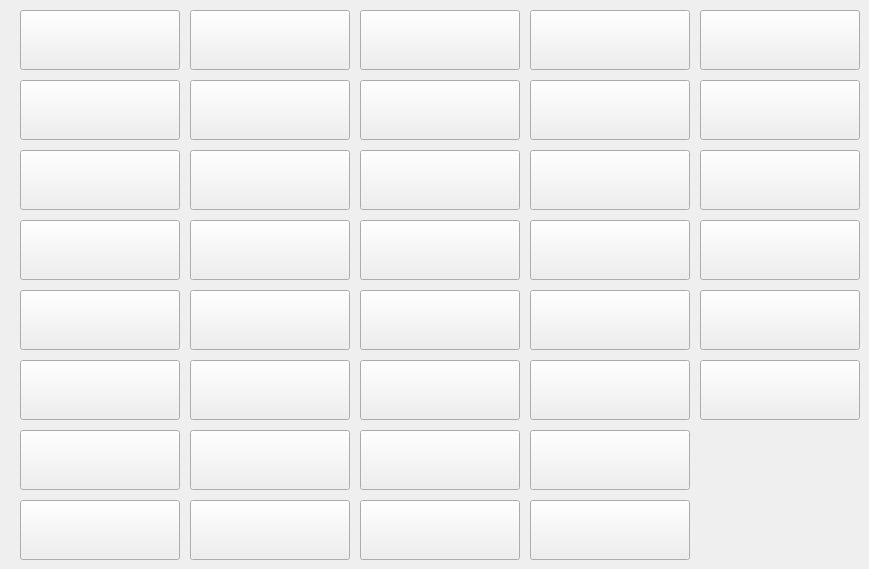
   <widget class="QWidget" name="tab_2">
    <attribute name="title">
     <string>FullpornNetwork</string>
    </attribute>
    <widget class="QPushButton" name="Btn_Analized">
     <property name="geometry">
      <rect>
       <x>20</x>
       <y>80</y>
       <width>160</width>
       <height>60</height>
      </rect>
     </property>
     <property name="font">
      <font>
       <pointsize>18</pointsize>
      </font>
     </property>
     <property name="whatsThis">
      <string>Analized</string>
     </property>
     <property name="styleSheet">
      <string notr="true">background-image: url(:/gui/resource_collection_files/Logos/grafics/Analized/Analized_160x60.jpg);

</string>
     </property>
     <property name="text">
      <string/>
     </property>
    </widget>
    <widget class="QPushButton" name="Btn_FullpornNetwork">
     <property name="geometry">
      <rect>
       <x>20</x>
       <y>10</y>
       <width>160</width>
       <height>60</height>
      </rect>
     </property>
     <property name="font">
      <font>
       <pointsize>18</pointsize>
      </font>
     </property>
     <property name="whatsThis">
      <string>FullpornNetwork</string>
     </property>
     <property name="styleSheet">
      <string notr="true">background-image: url(:/gui/resource_collection_files/Logos/grafics/FullpornNetwork/FullpornNetwork_160x60.png);

</string>
     </property>
     <property name="text">
      <string/>
     </property>
    </widget>
    <widget class="QPushButton" name="Btn_AbbieMarley">
     <property name="geometry">
      <rect>
       <x>20</x>
       <y>150</y>
       <width>160</width>
       <height>60</height>
      </rect>
     </property>
     <property name="font">
      <font>
       <pointsize>18</pointsize>
      </font>
     </property>
     <property name="whatsThis">
      <string>AbbieMarley</string>
     </property>
     <property name="styleSheet">
      <string notr="true">background-image: url(:/gui/resource_collection_files/Logos/grafics/AbbieMarley/AbbieMarley_160x60.jpg);

</string>
     </property>
     <property name="text">
      <string/>
     </property>
    </widget>
    <widget class="QPushButton" name="Btn_AnalAmateur">
     <property name="geometry">
      <rect>
       <x>20</x>
       <y>220</y>
       <width>160</width>
       <height>60</height>
      </rect>
     </property>
     <property name="font">
      <font>
       <pointsize>18</pointsize>
      </font>
     </property>
     <property name="whatsThis">
      <string>AnalAmateur</string>
     </property>
     <property name="styleSheet">
      <string notr="true">background-image: url(:/gui/resource_collection_files/Logos/grafics/AnalAmateur/AnalAmateur_160x60.jpg);

</string>
     </property>
     <property name="text">
      <string/>
     </property>
    </widget>
    <widget class="QPushButton" name="Btn_AnalBBC">
     <property name="geometry">
      <rect>
       <x>20</x>
       <y>290</y>
       <width>160</width>
       <height>60</height>
      </rect>
     </property>
     <property name="font">
      <font>
       <pointsize>18</pointsize>
      </font>
     </property>
     <property name="whatsThis">
      <string>AnalBBC</string>
     </property>
     <property name="styleSheet">
      <string notr="true">background-image: url(:/gui/resource_collection_files/Logos/grafics/AnalBBC/AnalBBC_160x90.jpg);
      
</string>
     </property>
     <property name="text">
      <string/>
     </property>
    </widget>
    <widget class="QPushButton" name="Btn_AnalViolation">
     <property name="geometry">
      <rect>
       <x>20</x>
       <y>360</y>
       <width>160</width>
       <height>60</height>
      </rect>
     </property>
     <property name="font">
      <font>
       <pointsize>18</pointsize>
      </font>
     </property>
     <property name="whatsThis">
      <string>AnalViolation</string>
     </property>
     <property name="styleSheet">
      <string notr="true">background-image: url(:/gui/resource_collection_files/Logos/grafics/AnalViolation/AnalViolation_160x60.jpg);
      
</string>
     </property>
     <property name="text">
      <string/>
     </property>
    </widget>
    <widget class="QPushButton" name="Btn_BadDaddyPOV">
     <property name="geometry">
      <rect>
       <x>20</x>
       <y>430</y>
       <width>160</width>
       <height>60</height>
      </rect>
     </property>
     <property name="font">
      <font>
       <pointsize>18</pointsize>
      </font>
     </property>
     <property name="whatsThis">
      <string>BadDaddyPOV</string>
     </property>
     <property name="styleSheet">
      <string notr="true">background-image: url(:/gui/resource_collection_files/Logos/grafics/BadDaddyPOV/BadDaddyPOV_160x60.jpg);
      
</string>
     </property>
     <property name="text">
      <string/>
     </property>
    </widget>
    <widget class="QPushButton" name="Btn_BadFamilyPOV">
     <property name="geometry">
      <rect>
       <x>20</x>
       <y>500</y>
       <width>160</width>
       <height>60</height>
      </rect>
     </property>
     <property name="font">
      <font>
       <pointsize>18</pointsize>
      </font>
     </property>
     <property name="whatsThis">
      <string>BadFamilyPOV</string>
     </property>
     <property name="styleSheet">
      <string notr="true">background-image: url(:/gui/resource_collection_files/Logos/grafics/BadFamilyPOV/BadFamilyPOV_160x60.jpg);
      
</string>
     </property>
     <property name="text">
      <string/>
     </property>
    </widget>
    <widget class="QPushButton" name="Btn_HerGape">
     <property name="geometry">
      <rect>
       <x>190</x>
       <y>360</y>
       <width>160</width>
       <height>60</height>
      </rect>
     </property>
     <property name="font">
      <font>
       <pointsize>18</pointsize>
      </font>
     </property>
     <property name="whatsThis">
      <string>HerGape</string>
     </property>
     <property name="styleSheet">
      <string notr="true">background-image: url(:/gui/resource_collection_files/Logos/grafics/HerGape/HerGape_160x60.jpg);
      
</string>
     </property>
     <property name="text">
      <string/>
     </property>
    </widget>
    <widget class="QPushButton" name="Btn_DaughterJOI">
     <property name="geometry">
      <rect>
       <x>190</x>
       <y>80</y>
       <width>160</width>
       <height>60</height>
      </rect>
     </property>
     <property name="font">
      <font>
       <pointsize>18</pointsize>
      </font>
     </property>
     <property name="whatsThis">
      <string>DaughterJOI</string>
     </property>
     <property name="styleSheet">
      <string notr="true">background-image: url(:/gui/resource_collection_files/Logos/grafics/DaughterJOI/DaughterJOI_160x60.jpg);

</string>
     </property>
     <property name="text">
      <string/>
     </property>
    </widget>
    <widget class="QPushButton" name="Btn_JamesDeen">
     <property name="geometry">
      <rect>
       <x>190</x>
       <y>500</y>
       <width>160</width>
       <height>60</height>
      </rect>
     </property>
     <property name="font">
      <font>
       <pointsize>18</pointsize>
      </font>
     </property>
     <property name="whatsThis">
      <string>JamesDeen</string>
     </property>
     <property name="styleSheet">
      <string notr="true">background-image: url(:/gui/resource_collection_files/Logos/grafics/JamesDeen/JamesDeen_160x60.jpg);
      
</string>
     </property>
     <property name="text">
      <string/>
     </property>
    </widget>
    <widget class="QPushButton" name="Btn_GirlFaction">
     <property name="geometry">
      <rect>
       <x>190</x>
       <y>290</y>
       <width>160</width>
       <height>60</height>
      </rect>
     </property>
     <property name="font">
      <font>
       <pointsize>18</pointsize>
      </font>
     </property>
     <property name="whatsThis">
      <string>GirlFaction</string>
     </property>
     <property name="styleSheet">
      <string notr="true">background-image: url(:/gui/resource_collection_files/Logos/grafics/GirlFaction/GirlFaction_160x60.jpg);
      
</string>
     </property>
     <property name="text">
      <string/>
     </property>
    </widget>
    <widget class="QPushButton" name="Btn_HomemadeAnalWhores">
     <property name="geometry">
      <rect>
       <x>190</x>
       <y>430</y>
       <width>160</width>
       <height>60</height>
      </rect>
     </property>
     <property name="font">
      <font>
       <pointsize>18</pointsize>
      </font>
     </property>
     <property name="whatsThis">
      <string>HomemadeAnalWhores</string>
     </property>
     <property name="styleSheet">
      <string notr="true">background-image: url(:/gui/resource_collection_files/Logos/grafics/HomemadeAnalWhores/HomemadeAnalWhores_160x60.jpg);
      
</string>
     </property>
     <property name="text">
      <string/>
     </property>
    </widget>
    <widget class="QPushButton" name="Btn_BadMommyPOV">
     <property name="geometry">
      <rect>
       <x>190</x>
       <y>10</y>
       <width>160</width>
       <height>60</height>
      </rect>
     </property>
     <property name="font">
      <font>
       <pointsize>18</pointsize>
      </font>
     </property>
     <property name="whatsThis">
      <string>BadMommyPOV</string>
     </property>
     <property name="styleSheet">
      <string notr="true">background-image: url(:/gui/resource_collection_files/Logos/grafics/BadMommyPOV/BadMommyPOV_160x60.jpg);

</string>
     </property>
     <property name="text">
      <string/>
     </property>
    </widget>
    <widget class="QPushButton" name="Btn_DTFsluts">
     <property name="geometry">
      <rect>
       <x>190</x>
       <y>220</y>
       <width>160</width>
       <height>60</height>
      </rect>
     </property>
     <property name="font">
      <font>
       <pointsize>18</pointsize>
      </font>
     </property>
     <property name="whatsThis">
      <string>DTFsluts</string>
     </property>
     <property name="styleSheet">
      <string notr="true">background-image: url(:/gui/resource_collection_files/Logos/grafics/DTFsluts/DTFsluts_160x60.jpg);

</string>
     </property>
     <property name="text">
      <string/>
     </property>
    </widget>
    <widget class="QPushButton" name="Btn_DownToFuckDating">
     <property name="geometry">
      <rect>
       <x>190</x>
       <y>150</y>
       <width>160</width>
       <height>60</height>
      </rect>
     </property>
     <property name="font">
      <font>
       <pointsize>18</pointsize>
      </font>
     </property>
     <property name="whatsThis">
      <string>DownToFuckDating</string>
     </property>
     <property name="styleSheet">
      <string notr="true">background-image: url(:/gui/resource_collection_files/Logos/grafics/DownToFuckDating/DownToFuckDating_160x60.jpg);

</string>
     </property>
     <property name="text">
      <string/>
     </property>
    </widget>
    <widget class="QPushButton" name="Btn_PorkVendors">
     <property name="geometry">
      <rect>
       <x>360</x>
       <y>360</y>
       <width>160</width>
       <height>60</height>
      </rect>
     </property>
     <property name="font">
      <font>
       <pointsize>18</pointsize>
      </font>
     </property>
     <property name="whatsThis">
      <string>PorkVendors</string>
     </property>
     <property name="styleSheet">
      <string notr="true">background-image: url(:/gui/resource_collection_files/Logos/grafics/PorkVendors/PorkVendors_160x60.jpg);
      
</string>
     </property>
     <property name="text">
      <string/>
     </property>
    </widget>
    <widget class="QPushButton" name="Btn_MommyJOI">
     <property name="geometry">
      <rect>
       <x>360</x>
       <y>80</y>
       <width>160</width>
       <height>60</height>
      </rect>
     </property>
     <property name="font">
      <font>
       <pointsize>18</pointsize>
      </font>
     </property>
     <property name="whatsThis">
      <string>MommyJOI</string>
     </property>
     <property name="styleSheet">
      <string notr="true">background-image: url(:/gui/resource_collection_files/Logos/grafics/MommyJOI/MommyJOI_160x60.jpg);

</string>
     </property>
     <property name="text">
      <string/>
     </property>
    </widget>
    <widget class="QPushButton" name="Btn_PublicSexDate">
     <property name="geometry">
      <rect>
       <x>360</x>
       <y>500</y>
       <width>160</width>
       <height>60</height>
      </rect>
     </property>
     <property name="font">
      <font>
       <pointsize>18</pointsize>
      </font>
     </property>
     <property name="whatsThis">
      <string>PublicSexDate</string>
     </property>
     <property name="styleSheet">
      <string notr="true">background-image: url(:/gui/resource_collection_files/Logos/grafics/PublicSexDate/PublicSexDate_160x60.jpg);
      
</string>
     </property>
     <property name="text">
      <string/>
     </property>
    </widget>
    <widget class="QPushButton" name="Btn_PervertGallery">
     <property name="geometry">
      <rect>
       <x>360</x>
       <y>290</y>
       <width>160</width>
       <height>60</height>
      </rect>
     </property>
     <property name="font">
      <font>
       <pointsize>18</pointsize>
      </font>
     </property>
     <property name="whatsThis">
      <string>PervertGallery</string>
     </property>
     <property name="styleSheet">
      <string notr="true">background-image: url(:/gui/resource_collection_files/Logos/grafics/PervertGallery/PervertGallery_160x60.jpg);
      
</string>
     </property>
     <property name="text">
      <string/>
     </property>
    </widget>
    <widget class="QPushButton" name="Btn_POVperverts">
     <property name="geometry">
      <rect>
       <x>360</x>
       <y>430</y>
       <width>160</width>
       <height>60</height>
      </rect>
     </property>
     <property name="font">
      <font>
       <pointsize>18</pointsize>
      </font>
     </property>
     <property name="whatsThis">
      <string>POVperverts</string>
     </property>
     <property name="styleSheet">
      <string notr="true">background-image: url(:/gui/resource_collection_files/Logos/grafics/POVperverts/POVperverts_160x60.jpg);
      
</string>
     </property>
     <property name="text">
      <string/>
     </property>
    </widget>
    <widget class="QPushButton" name="Btn_LesbianAnalSluts">
     <property name="geometry">
      <rect>
       <x>360</x>
       <y>10</y>
       <width>160</width>
       <height>60</height>
      </rect>
     </property>
     <property name="font">
      <font>
       <pointsize>18</pointsize>
      </font>
     </property>
     <property name="whatsThis">
      <string>LesbianAnalSluts</string>
     </property>
     <property name="styleSheet">
      <string notr="true">background-image: url(:/gui/resource_collection_files/Logos/grafics/LesbianAnalSluts/LesbianAnalSluts_160x60.jpg);

</string>
     </property>
     <property name="text">
      <string/>
     </property>
    </widget>
    <widget class="QPushButton" name="Btn_OnlyPrince">
     <property name="geometry">
      <rect>
       <x>360</x>
       <y>220</y>
       <width>160</width>
       <height>60</height>
      </rect>
     </property>
     <property name="font">
      <font>
       <pointsize>18</pointsize>
      </font>
     </property>
     <property name="whatsThis">
      <string>OnlyPrince</string>
     </property>
     <property name="styleSheet">
      <string notr="true">background-image: url(:/gui/resource_collection_files/Logos/grafics/OnlyPrince/OnlyPrince_160x60.jpg);

</string>
     </property>
     <property name="text">
      <string/>
     </property>
    </widget>
    <widget class="QPushButton" name="Btn_MugFucked">
     <property name="geometry">
      <rect>
       <x>360</x>
       <y>150</y>
       <width>160</width>
       <height>60</height>
      </rect>
     </property>
     <property name="font">
      <font>
       <pointsize>18</pointsize>
      </font>
     </property>
     <property name="whatsThis">
      <string>MugFucked</string>
     </property>
     <property name="styleSheet">
      <string notr="true">background-image: url(:/gui/resource_collection_files/Logos/grafics/MugFucked/MugFucked_160x60.jpg);

</string>
     </property>
     <property name="text">
      <string/>
     </property>
    </widget>
    <widget class="QPushButton" name="Btn_SlutInspection">
     <property name="geometry">
      <rect>
       <x>530</x>
       <y>150</y>
       <width>160</width>
       <height>60</height>
      </rect>
     </property>
     <property name="font">
      <font>
       <pointsize>18</pointsize>
      </font>
     </property>
     <property name="whatsThis">
      <string>SlutInspection</string>
     </property>
     <property name="styleSheet">
      <string notr="true">background-image: url(:/gui/resource_collection_files/Logos/grafics/SlutInspection/SlutInspection_160x60.jpg);

</string>
     </property>
     <property name="text">
      <string/>
     </property>
    </widget>
    <widget class="QPushButton" name="Btn_YourMomDoesANAL">
     <property name="geometry">
      <rect>
       <x>700</x>
       <y>290</y>
       <width>160</width>
       <height>60</height>
      </rect>
     </property>
     <property name="font">
      <font>
       <pointsize>18</pointsize>
      </font>
     </property>
     <property name="whatsThis">
      <string>YourMomDoesANAL</string>
     </property>
     <property name="styleSheet">
      <string notr="true">background-image: url(:/gui/resource_collection_files/Logos/grafics/YourMomDoesANAL/YourMomDoesANAL_160x60.jpg);
      
</string>
     </property>
     <property name="text">
      <string/>
     </property>
    </widget>
    <widget class="QPushButton" name="Btn_SheFucksOnTheFirstDate">
     <property name="geometry">
      <rect>
       <x>530</x>
       <y>80</y>
       <width>160</width>
       <height>60</height>
      </rect>
     </property>
     <property name="font">
      <font>
       <pointsize>18</pointsize>
      </font>
     </property>
     <property name="whatsThis">
      <string>SheFucksOnTheFirstDate</string>
     </property>
     <property name="styleSheet">
      <string notr="true">background-image: url(:/gui/resource_collection_files/Logos/grafics/SheFucksOnTheFirstDate/SheFucksOnTheFirstDate_160x60.jpg);
      
</string>
     </property>
     <property name="text">
      <string/>
     </property>
    </widget>
    <widget class="QPushButton" name="Btn_RealFuckingDating">
     <property name="geometry">
      <rect>
       <x>530</x>
       <y>10</y>
       <width>160</width>
       <height>60</height>
      </rect>
     </property>
     <property name="font">
      <font>
       <pointsize>18</pointsize>
      </font>
     </property>
     <property name="whatsThis">
      <string>RealFuckingDating</string>
     </property>
     <property name="styleSheet">
      <string notr="true">background-image: url(:/gui/resource_collection_files/Logos/grafics/RealFuckingDating/RealFuckingDating_160x60.jpg);
      
</string>
     </property>
     <property name="text">
      <string/>
     </property>
    </widget>
    <widget class="QPushButton" name="Btn_SluttyBBWs">
     <property name="geometry">
      <rect>
       <x>530</x>
       <y>360</y>
       <width>160</width>
       <height>60</height>
      </rect>
     </property>
     <property name="font">
      <font>
       <pointsize>18</pointsize>
      </font>
     </property>
     <property name="whatsThis">
      <string>SluttyBBWs</string>
     </property>
     <property name="styleSheet">
      <string notr="true">background-image: url(:/gui/resource_collection_files/Logos/grafics/SluttyBBWs/SluttyBBWs_160x60.jpg);
      
</string>
     </property>
     <property name="text">
      <string/>
     </property>
    </widget>
    <widget class="QPushButton" name="Btn_YourMomDoesPorn">
     <property name="geometry">
      <rect>
       <x>700</x>
       <y>360</y>
       <width>160</width>
       <height>60</height>
      </rect>
     </property>
     <property name="font">
      <font>
       <pointsize>18</pointsize>
      </font>
     </property>
     <property name="whatsThis">
      <string>YourMomDoesPorn</string>
     </property>
     <property name="styleSheet">
      <string notr="true">background-image: url(:/gui/resource_collection_files/Logos/grafics/YourMomDoesPorn/YourMomDoesPorn_160x60.jpg);
      
</string>
     </property>
     <property name="text">
      <string/>
     </property>
    </widget>
    <widget class="QPushButton" name="Btn_TeenageAnalSluts">
     <property name="geometry">
      <rect>
       <x>530</x>
       <y>500</y>
       <width>160</width>
       <height>60</height>
      </rect>
     </property>
     <property name="font">
      <font>
       <pointsize>18</pointsize>
      </font>
     </property>
     <property name="whatsThis">
      <string>TeenageAnalSluts</string>
     </property>
     <property name="styleSheet">
      <string notr="true">background-image: url(:/gui/resource_collection_files/Logos/grafics/TeenageAnalSluts/TeenageAnalSluts_160x60.jpg);
      
</string>
     </property>
     <property name="text">
      <string/>
     </property>
    </widget>
    <widget class="QPushButton" name="Btn_TeenageTryouts">
     <property name="geometry">
      <rect>
       <x>700</x>
       <y>80</y>
       <width>160</width>
       <height>60</height>
      </rect>
     </property>
     <property name="font">
      <font>
       <pointsize>18</pointsize>
      </font>
     </property>
     <property name="whatsThis">
      <string>TeenageTryouts</string>
     </property>
     <property name="styleSheet">
      <string notr="true">background-image: url(:/gui/resource_collection_files/Logos/grafics/TeenageTryouts/TeenageTryouts_160x60.jpg);

</string>
     </property>
     <property name="text">
      <string/>
     </property>
    </widget>
    <widget class="QPushButton" name="Btn_WifesPOV">
     <property name="geometry">
      <rect>
       <x>700</x>
       <y>220</y>
       <width>160</width>
       <height>60</height>
      </rect>
     </property>
     <property name="font">
      <font>
       <pointsize>18</pointsize>
      </font>
     </property>
     <property name="whatsThis">
      <string>WifesPOV</string>
     </property>
     <property name="styleSheet">
      <string notr="true">background-image: url(:/gui/resource_collection_files/Logos/grafics/WifesPOV/WifesPOV_160x60.jpg);

</string>
     </property>
     <property name="text">
      <string/>
     </property>
    </widget>
    <widget class="QPushButton" name="Btn_TeasingandPleasing">
     <property name="geometry">
      <rect>
       <x>530</x>
       <y>430</y>
       <width>160</width>
       <height>60</height>
      </rect>
     </property>
     <property name="font">
      <font>
       <pointsize>18</pointsize>
      </font>
     </property>
     <property name="whatsThis">
      <string>TeasingandPleasing</string>
     </property>
     <property name="styleSheet">
      <string notr="true">background-image: url(:/gui/resource_collection_files/Logos/grafics/TeasingandPleasing/TeasingandPleasing_160x60.jpg);
      
</string>
     </property>
     <property name="text">
      <string/>
     </property>
    </widget>
    <widget class="QPushButton" name="Btn_TeenageCorruption">
     <property name="geometry">
      <rect>
       <x>700</x>
       <y>10</y>
       <width>160</width>
       <height>60</height>
      </rect>
     </property>
     <property name="font">
      <font>
       <pointsize>18</pointsize>
      </font>
     </property>
     <property name="whatsThis">
      <string>TeenageCorruption</string>
     </property>
     <property name="styleSheet">
      <string notr="true">background-image: url(:/gui/resource_collection_files/Logos/grafics/TeenageCorruption/TeenageCorruption_160x60.jpg);

</string>
     </property>
     <property name="text">
      <string/>
     </property>
    </widget>
    <widget class="QPushButton" name="Btn_SlutsBTS">
     <property name="geometry">
      <rect>
       <x>530</x>
       <y>220</y>
       <width>160</width>
       <height>60</height>
      </rect>
     </property>
     <property name="font">
      <font>
       <pointsize>18</pointsize>
      </font>
     </property>
     <property name="whatsThis">
      <string>SlutsBTS</string>
     </property>
     <property name="styleSheet">
      <string notr="true">background-image: url(:/gui/resource_collection_files/Logos/grafics/SlutsBTS/SlutsBTS_160x60.jpg);

</string>
     </property>
     <property name="text">
      <string/>
     </property>
    </widget>
    <widget class="QPushButton" name="Btn_SlutsPOV">
     <property name="geometry">
      <rect>
       <x>530</x>
       <y>290</y>
       <width>160</width>
       <height>60</height>
      </rect>
     </property>
     <property name="font">
      <font>
       <pointsize>18</pointsize>
      </font>
     </property>
     <property name="whatsThis">
      <string>SlutsPOV</string>
     </property>
     <property name="styleSheet">
      <string notr="true">background-image: url(:/gui/resource_collection_files/Logos/grafics/SlutsPOV/SlutsPOV_160x60.jpg);
      
</string>
     </property>
     <property name="text">
      <string/>
     </property>
    </widget>
    <widget class="QPushButton" name="Btn_TwistedVisual">
     <property name="geometry">
      <rect>
       <x>700</x>
       <y>150</y>
       <width>160</width>
       <height>60</height>
      </rect>
     </property>
     <property name="font">
      <font>
       <pointsize>18</pointsize>
      </font>
     </property>
     <property name="whatsThis">
      <string>TwistedVisual</string>
     </property>
     <property name="styleSheet">
      <string notr="true">background-image: url(:/gui/resource_collection_files/Logos/grafics/TwistedVisual/TwistedVisual_160x60.jpg);

</string>
     </property>
     <property name="text">
      <string/>
     </property>
    </widget>
   </widget>
